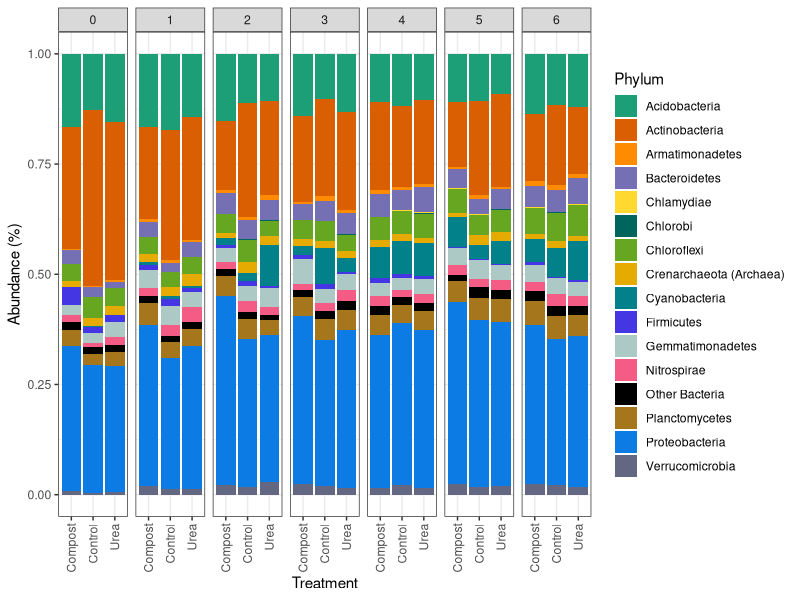

The R script that drew this image:
library(ggplot2)
theme_set(theme_bw())
#Color Brewer Pallette
#RColorBrewer::display.brewer.all()

#Manual color scales
Brewer9 <- c("Acidobacteria" = "#a6cee3", "Actinobacteria" = "#1f78b4", "Bacteroidetes" = "#b2df8a", "Chloroflexi" = "#33a02c", "Crenarchaeota" = "#fb9a99", "Nitrospirae" = "#e31a1c", "Planctomycetes" = "#fdbf6f", "Proteobacteria" = "#ff7f00", "Verrucomicrobia" = "#cab2d6")
Rick <- c("Acidobacteria" = "red1", "Actinobacteria" = "tomato", "Armatimonadetes" = "darkorange", "Bacteroidetes" = "gold1", "Bdellovibrionota" = "bisque3", "Chloroflexi" = "green", "Deinococcota" = "green", "Firmicutes" = "seagreen", "Myxococcota" = "darkturquoise", "Nitrospirae" = "blue", "OP3" = "darkblue", "Planctomycetes" = "deepskyblue","Proteobacteria" = "orchid2", "Thermi" = "hotpink", "Verrucomicrobia" = "purple1", "WS3" = "magenta1")
Dark <- c("Acidobacteria" = "#1c9e77", "Actinobacteria" = "#d95f02", "Armatimonadetes" = "darkorange", "Bacteroidetes" = "#756fb4", "Bdellovibrionota" = "bisque3", "Crenarchaeota (Archaea)" = "#e6ab01", "Chlamydiae" = "#ffd92f" , "Chlorobi" = "#00665d", "Chloroflexi" = "#66a621", "Cyanobacteria"="#02818a", "Deinococcota" = "green", "Elusimicrobia" = "#6a51a3", "Firmicutes" = "#4536e4", "Gemmatimonadetes" = "#adc9c5", "Myxococcota" = "darkturquoise", "Nitrospirae" = "#f45c85", "OP3" = "black", "Planctomycetes" = "#a6761d","Proteobacteria" = "#0c7be3", "Thermi" = "hotpink", "Verrucomicrobia" = "#646782", "WS3" = "magenta1", "Other Bacteria" = "black")


data <- read.csv("taxa-bar-data-level-2-tidy.csv", header=TRUE)
data <- data.frame(data)

ggplot(data, aes(x=Treatment_Time, y=Abundance, fill=Phylum)) +
  geom_col(position="fill") +
  scale_fill_manual(values = Dark) +
  labs(x = "Treatment", y = "Abundance (%)") +
  facet_grid(cols = vars(Time), scales = "free") +
  theme(axis.text.x = element_text(angle = 90, vjust = 0.5, hjust=1)) +
  scale_x_discrete(labels=c("Compost_0"="Compost","Compost_1"="Compost","Compost_2"="Compost","Compost_3"="Compost","Compost_4"="Compost","Compost_5"="Compost","Compost_6"="Compost","Control_0"="Control","Control_1"="Control","Control_2"="Control","Control_3"="Control","Control_4"="Control","Control_5"="Control","Control_6"="Control","Urea_0"="Urea","Urea_1"="Urea","Urea_2"="Urea","Urea_3"="Urea","Urea_4"="Urea","Urea_5"="Urea","Urea_6"="Urea"))   
